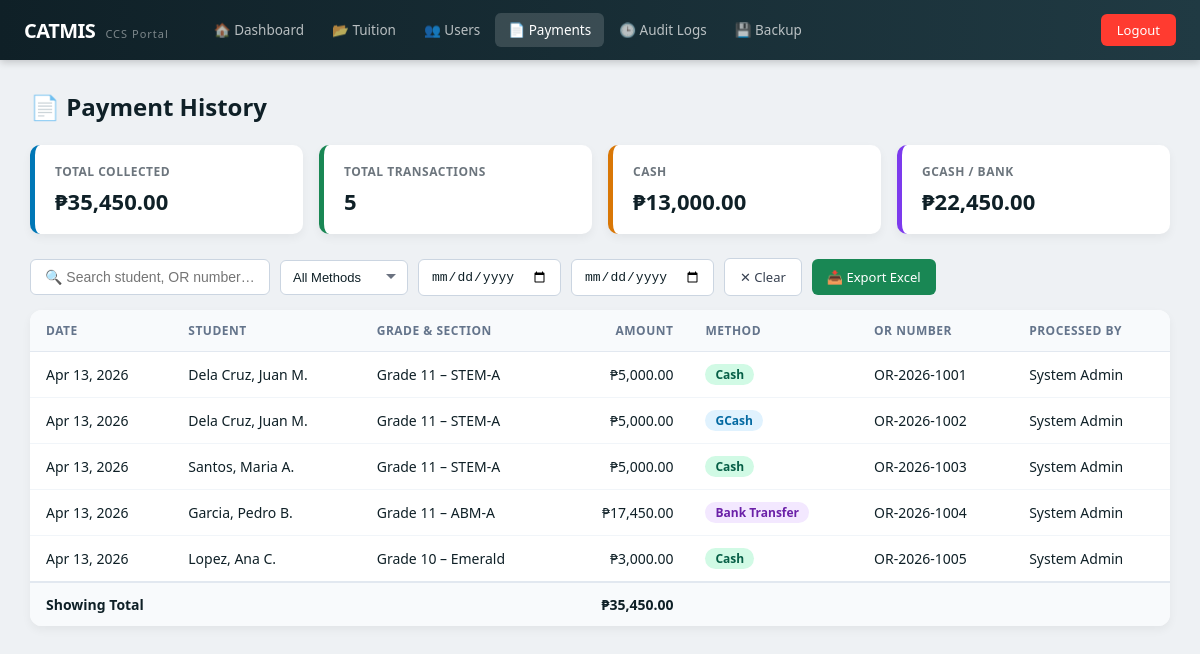
Screenshot of /payment_history.php (signed in) with the database file from the repository.
### tables this page shows
CREATE TABLE `payments` (
  `payment_id` int(11) NOT NULL,
  `account_id` int(11) NOT NULL,
  `student_id` int(11) NOT NULL,
  `amount` decimal(10,2) NOT NULL,
  `method` enum('Cash','GCash','Bank Transfer') NOT NULL,
  `or_number` varchar(50) NOT NULL,
  `payment_date` timestamp NOT NULL DEFAULT current_timestamp(),
  `posted_by` int(11) NOT NULL
);

CREATE TABLE `users` (
  `user_id` int(11) NOT NULL,
  `student_number` varchar(20) DEFAULT NULL,
  `email` varchar(100) NOT NULL,
  `password` varchar(255) NOT NULL,
  `full_name` varchar(150) NOT NULL,
  `role` enum('admin','teacher','student') NOT NULL,
  `status` enum('active','inactive') DEFAULT 'active',
  `created_at` timestamp NOT NULL DEFAULT current_timestamp()
);

CREATE TABLE `students` (
  `student_id` int(11) NOT NULL,
  `user_id` int(11) NOT NULL,
  `section_id` int(11) DEFAULT NULL,
  `grade_level` varchar(10) DEFAULT NULL,
  `section` varchar(20) DEFAULT NULL
);

### payment_history.php (the view, shortened to what this page needs)
<?php
include 'php/config.php';
$result = $conn->query("
    SELECT
        p.payment_id,
        p.payment_date,
        u_student.full_name  AS student_name,
        s.grade_level,
        s.section,
        p.amount,
        p.method,
        p.or_number,
        u_admin.full_name    AS processed_by
    FROM payments p
    JOIN students s        ON p.student_id  = s.student_id
    JOIN users u_student   ON s.user_id     = u_student.user_id
    JOIN users u_admin     ON p.posted_by   = u_admin.user_id
    ORDER BY p.payment_date DESC
");
$payments = [];
$total    = 0;
while ($row = $result->fetch_assoc()) {
    $payments[] = $row;
    $total += $row['amount'];
}
?>
<!DOCTYPE html>
<html lang="en">
<head>
</head>
<body>
<nav class="navbar">
    <a href="admin_dashboard.php" class="navbar-brand">
        <h2>CATMIS</h2>
        <span>CCS Portal</span>
    </a>
    <div class="navbar-links">
        <a href="admin_dashboard.php">🏠 Dashboard</a>
        <a href="tuition_assessment.php">📂 Tuition</a>
        <a href="user_management.php">👥 Users</a>
        <a href="payment_history.php" class="active">📄 Payments</a>
        <a href="audit_logs.php">🕒 Audit Logs</a>
        <a href="#">💾 Backup</a>
    </div>
    <div class="navbar-right">
        <button class="logout-btn" onclick="window.location.href='logout.php'">Logout</button>
    </div>
</nav>
<div class="main">
    <div class="page-header">
        <h2>📄 Payment History</h2>
    </div>
    <div class="summary-cards">
        <div class="sum-card">
            <h4>Total Collected</h4>
            <p id="cardTotal">₱<?= number_format($total, 2) ?></p>
        </div>
        <div class="sum-card green">
            <h4>Total Transactions</h4>
            <p id="cardCount"><?= count($payments) ?></p>
        </div>
        <div class="sum-card amber">
            <h4>Cash</h4>
            <p id="cardCash">₱<?= number_format(array_sum(array_column(array_filter($payments, fn($p) => $p['method'] === 'Cash'), 'amount')), 2) ?></p>
        </div>
        <div class="sum-card purple">
            <h4>GCash / Bank</h4>
            <p id="cardDigital">₱<?= number_format(array_sum(array_column(array_filter($payments, fn($p) => $p['method'] !== 'Cash'), 'amount')), 2) ?></p>
        </div>
    </div>
    <div class="toolbar">
        <input type="text" class="search-box" id="searchInput" placeholder="🔍 Search student, OR number…" oninput="applyFilters()">
        <select class="filter-select" id="methodFilter" onchange="applyFilters()">
            <option value="all">All Methods</option>
        </select>
        <input type="date" class="date-input" id="dateFrom" onchange="applyFilters()" title="From date">
        <input type="date" class="date-input" id="dateTo"   onchange="applyFilters()" title="To date">
        <button class="btn btn-outline" onclick="clearFilters()">✕ Clear</button>
        <button class="btn btn-success" onclick="exportExcel()">📥 Export Excel</button>
    </div>
    <div class="table-wrap">
        <table>
            <thead>
                <tr>
                    <th>Date</th>
                    <th>Student</th>
                    <th>Grade & Section</th>
                    <th class="amount">Amount</th>
                    <th>Method</th>
                    <th>OR Number</th>
                    <th>Processed By</th>
                </tr>
            </thead>
            <tbody id="paymentTable">
            <?php if (empty($payments)): ?>
                <tr><td colspan="7" class="empty-msg">No payments found.</td></tr>
            <?php else: ?>
                <?php foreach ($payments as $row): ?>
                <?php
                    $dateISO = date('Y-m-d', strtotime($row['payment_date']));
                    $methodClass = 'method-' . str_replace(' ', '-', $row['method']);
                ?>
                <tr
                    data-date="<?= $dateISO ?>"
                    data-method="<?= htmlspecialchars($row['method']) ?>"
                    data-search="<?= htmlspecialchars(strtolower($row['student_name'] . ' ' . $row['or_number'] . ' ' . $row['processed_by'])) ?>"
                    data-amount="<?= $row['amount'] ?>"
                >
                    <td><?= date('M d, Y', strtotime($row['payment_date'])) ?></td>
                    <td><?= htmlspecialchars($row['student_name']) ?></td>
                    <td>Grade <?= htmlspecialchars($row['grade_level']) ?> – <?= htmlspecialchars($row['section']) ?></td>
                    <td class="amount">₱<?= number_format($row['amount'], 2) ?></td>
                    <td><span class="method-badge <?= $methodClass ?>"><?= htmlspecialchars($row['method']) ?></span></td>
                    <td><?= htmlspecialchars($row['or_number']) ?></td>
                    <td><?= htmlspecialchars($row['processed_by']) ?></td>
                </tr>
                <?php endforeach; ?>
            <?php endif; ?>
            </tbody>
            <tfoot>
                <tr class="total-row" id="totalRow">
                    <td colspan="3"><strong>Showing Total</strong></td>
                    <td class="amount" id="filteredTotal"><strong>₱<?= number_format($total, 2) ?></strong></td>
                    <td colspan="3"></td>
                </tr>
            </tfoot>
        </table>
    </div>
</div>
</body>
</html>

### payment_history.php (style rules this page uses)
*, *::before, *::after { box-sizing: border-box; }
body { margin: 0; font-family: 'Segoe UI', Arial, sans-serif; background: #eef1f4; }
.navbar { position: fixed; top: 0; left: 0; right: 0; height: 60px; background: linear-gradient(90deg, #0f2027, #203a43); display: flex; align-items: center; padding: 0 24px; z-index: 100; box-shadow: 0 2px 8px rgba(0,0,0,0.2); }
.navbar-brand { display: flex; align-items: baseline; gap: 10px; text-decoration: none; margin-right: 32px; flex-shrink: 0; }
.navbar-brand h2 { margin: 0; color: #fff; font-size: 20px; letter-spacing: -0.5px; }
.navbar-brand span { font-size: 11px; color: rgba(255,255,255,0.45); letter-spacing: 1px; }
.navbar-links { display: flex; align-items: center; gap: 2px; flex: 1; }
.navbar-links a { color: rgba(255,255,255,0.7); text-decoration: none; padding: 8px 13px; border-radius: 6px; font-size: 13.5px; white-space: nowrap; transition: background 0.18s, color 0.18s; }
.navbar-links a.active { background: rgba(255,255,255,0.15); color: #fff; }
.navbar-right { margin-left: auto; flex-shrink: 0; }
.logout-btn { background: #ff3b30; border: none; color: white; padding: 7px 16px; border-radius: 6px; cursor: pointer; font-size: 13px; font-family: 'Segoe UI', Arial, sans-serif; transition: background 0.18s; }
.main { margin-top: 60px; padding: 30px; }
.page-header { display: flex; align-items: center; justify-content: space-between; margin-bottom: 22px; flex-wrap: wrap; gap: 12px; }
.page-header h2 { margin: 0; font-size: 24px; color: #0f2027; }
.summary-cards { display: flex; gap: 16px; margin-bottom: 24px; flex-wrap: wrap; }
.sum-card { flex: 1; min-width: 160px; background: white; border-radius: 10px; padding: 18px 20px; box-shadow: 0 4px 10px rgba(0,0,0,0.05); border-left: 5px solid #0077b6; }
.sum-card.green { border-color: #198754; }
.sum-card.amber { border-color: #d97706; }
.sum-card.purple { border-color: #7c3aed; }
.sum-card h4 { margin: 0 0 6px; font-size: 12px; color: #6c757d; text-transform: uppercase; letter-spacing: 0.5px; }
.sum-card p { margin: 0; font-size: 22px; font-weight: 700; color: #0f2027; }
.toolbar { display: flex; align-items: center; gap: 10px; flex-wrap: wrap; margin-bottom: 14px; }
.search-box { padding: 9px 14px; border: 1px solid #cbd5e1; border-radius: 6px; font-size: 14px; width: 240px; outline: none; }
.filter-select { padding: 9px 32px 9px 12px; border: 1px solid #cbd5e1; border-radius: 6px; appearance: none; font-size: 13px; color: #0f2027; cursor: pointer; outline: none; }
.date-input { padding: 9px 12px; border: 1px solid #cbd5e1; border-radius: 6px; font-size: 13px; color: #0f2027; outline: none; cursor: pointer; }
.btn { padding: 9px 15px; border: none; border-radius: 6px; cursor: pointer; font-size: 13px; font-family: 'Segoe UI', Arial, sans-serif; display: inline-flex; align-items: center; gap: 5px; transition: background 0.18s; white-space: nowrap; }
.btn-success { background: #198754; color: white; }
.btn-outline { background: white; color: #374151; border: 1px solid #cbd5e1; }
.table-wrap { background: white; border-radius: 12px; box-shadow: 0 4px 10px rgba(0,0,0,0.05); overflow: hidden; }
table { width: 100%; border-collapse: collapse; }
th { background: #f8fafc; text-align: left; font-size: 12px; font-weight: 600; color: #64748b; padding: 12px 16px; border-bottom: 1px solid #e2e8f0; text-transform: uppercase; letter-spacing: 0.5px; }
td { padding: 12px 16px; font-size: 14px; border-bottom: 1px solid #f1f5f9; color: #0f2027; }
tr:last-child td { border-bottom: none; }
.amount { text-align: right; font-variant-numeric: tabular-nums; }
.method-badge { display: inline-block; padding: 2px 10px; border-radius: 20px; font-size: 12px; font-weight: 600; }
.method-Cash { background: #d1fae5; color: #065f46; }
.method-GCash { background: #e0f2fe; color: #0369a1; }
.method-Bank-Transfer { background: #f3e8ff; color: #6b21a8; }
.total-row td { font-weight: 700; background: #f8fafc; border-top: 2px solid #e2e8f0; }

### rows the page displays
payments: payment_date "Apr 13, 2026", users.full_name "Dela Cruz, Juan M.", student.grade_level "11", student.section "STEM-A", amount "5,000.00", method "Cash", or_number "OR-2026-1001", posted_by.full_name "System Admin"
payments: payment_date "Apr 13, 2026", users.full_name "Dela Cruz, Juan M.", student.grade_level "11", student.section "STEM-A", amount "5,000.00", method "GCash", or_number "OR-2026-1002", posted_by.full_name "System Admin"
payments: payment_date "Apr 13, 2026", users.full_name "Santos, Maria A.", student.grade_level "11", student.section "STEM-A", amount "5,000.00", method "Cash", or_number "OR-2026-1003", posted_by.full_name "System Admin"
payments: payment_date "Apr 13, 2026", users.full_name "Garcia, Pedro B.", student.grade_level "11", student.section "ABM-A", amount "17,450.00", method "Bank Transfer", or_number "OR-2026-1004", posted_by.full_name "System Admin"
payments: payment_date "Apr 13, 2026", users.full_name "Lopez, Ana C.", student.grade_level "10", student.section "Emerald", amount "3,000.00", method "Cash", or_number "OR-2026-1005", posted_by.full_name "System Admin"

### other values shown
$total "35,450.00"
count($payments) "5"
